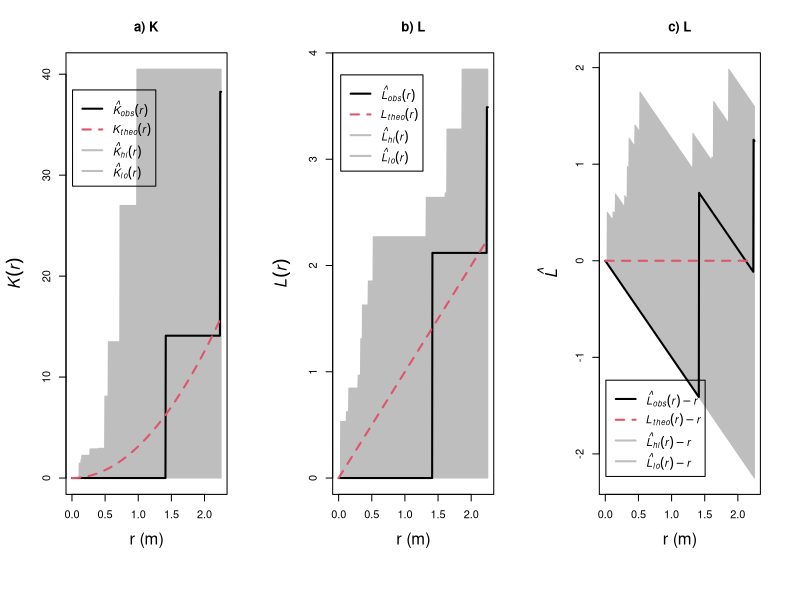

This figure's R source:
# Define the plot_ripley_kl function
plot_ripley_kl <- function(tree_locations, output_file = "/output/ripley_kl_plot.png", width = 1200, height = 400, res = 100) {

  # Load required libraries
  library(sp)           # For spatial data handling
  library(spatstat)     # For Ripley's K and L functions
  library(spatstat.geom) # For point pattern analysis
  library(spatstat.explore) # For envelope and Kest/Lest functions

  # Convert tree_locations to a SpatialPoints object
  coordinates(tree_locations) <- ~x + y  # Convert data frame to SpatialPoints
  S <- tree_locations

  # Get bounding box
  bb <- sp::bbox(S)  # Now S is a SpatialPoints object

  # Define observation window
  W <- spatstat.geom::owin(bb[1, ], bb[2, ])

  # Create point pattern object
  P <- spatstat.geom::ppp(S$x, S$y, window = W)

  # Compute Ripley's K and L functions with envelopes
  K <- spatstat.explore::envelope(P, spatstat.explore::Kest, nsim = 99, verbose = FALSE)
  L <- spatstat.explore::envelope(P, spatstat.explore::Lest, nsim = 99, verbose = FALSE)

  # Open a PNG device with Cairo backend
  png(output_file, width = width, height = height, res = res, type = "cairo")

  # Check if the PNG device was opened successfully
  if (dev.cur() == 1) {
    stop("Failed to open PNG device. Check the output directory and permissions.")
  }

  # Set up the plotting layout
  par(mfrow = c(1, 3), mar = c(8, 5, 4, 3))

  # Plot Ripley's K function
  plot(K, lwd = 2, main = "a) K", xlab = "r (m)", cex.lab = 1.5)

  # Plot Ripley's L function
  plot(L, lwd = 2, main = "b) L", xlab = "r (m)", cex.lab = 1.5)

  # Plot transformed L function (L(r) - r)
  plot(L, . - r ~ r, ylab = expression(hat("L")), xlab = "r (m)", main = "c) L", lwd = 2, cex.lab = 1.5)

  # Close the PNG device
  dev.off()
}

# Example tree locations
tree_locations <- data.frame(
  x = c(1, 2, 3, 4, 5, 6, 7, 8, 9, 10),
  y = c(1, 3, 2, 4, 5, 7, 6, 8, 9, 10)
)

# Call the function to save the plot
plot_ripley_kl(tree_locations, output_file = "/output/ripley_kl_plot.png", width = 1200, height = 400, res = 100)
